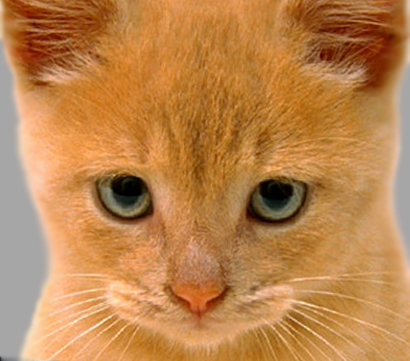
#> input picture part2/cat.bmp, 410 x 361 px
$ jupyter execute --allow-errors part2.ipynb
#> lines starting #> are read from the running program, lines starting #| are printed output that depends on the picture
[cell 1]
import numpy as np
import matplotlib.pyplot as plt
import cv2
from skimage.transform import radon as ski_radon

[cell 2]
img1 = cv2.imread('cat.bmp', cv2.IMREAD_GRAYSCALE)
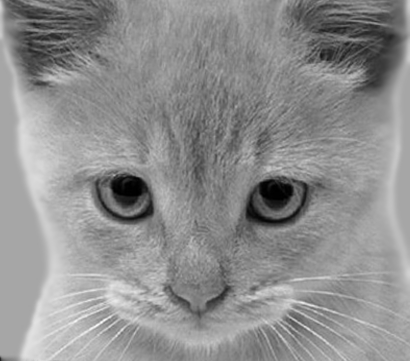
#> img1: shape (361, 410); min 0, max 252, mean 142.9
img1 = img1.astype(float) / 255.0
# plt.imshow(img1, cmap='gray')

img2 = cv2.imread('dog.bmp', cv2.IMREAD_GRAYSCALE)
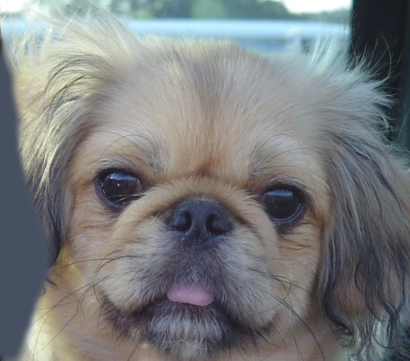
#> input picture part2/dog.bmp, 410 x 361 px
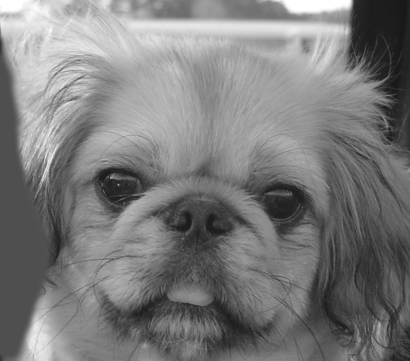
#> img2: shape (361, 410); min 23, max 255, mean 123.6
img2 = img2.astype(float) / 255.0
# plt.imshow(img2, cmap='gray')

squares = cv2.imread('Two_Squares.png', cv2.IMREAD_GRAYSCALE)
#> (the rest of this cell did not finish here and is left out)

[cell 3]
def rotate_image(image, theta = 0):
    h, w = image.shape[:2]

    # theta_rad = np.radians(theta)
    # new_w = int(w * abs(np.cos(theta_rad)) + h * abs(np.sin(theta_rad)))
    # new_h = int(w * abs(np.sin(theta_rad)) + h * abs(np.cos(theta_rad)))

    rotation_matrix = cv2.getRotationMatrix2D((w / 2, h / 2), theta, 1.0)
    rotated_image = cv2.warpAffine(image, rotation_matrix, (w, h))

    return rotated_image

[cell 4]
def radon(image, theta_change = None, r_change = 1):
#> called with theta_change = 1, r_change = 1
    theta = np.arange(0, 180, theta_change)

    diagonal = np.sqrt(2) * max(image.shape)
#> diagonal = 579.8
    pad = np.ceil(diagonal - np.array(image.shape)).astype(int)
#> pad = [219, 170]
    new_center = (np.array(image.shape) + pad) // 2
#> new_center = [290, 290]
    old_center = np.array(image.shape) // 2
#> old_center = [180, 205]
    pad_before = new_center - old_center
#> pad_before = [110, 85]
    pad_width = [(pb, p - pb) for pb, p in zip(pad_before, pad)]
#> pad_width = [(110, 109), (85, 85)]
    image = np.pad(image, pad_width, mode='constant', constant_values=0)
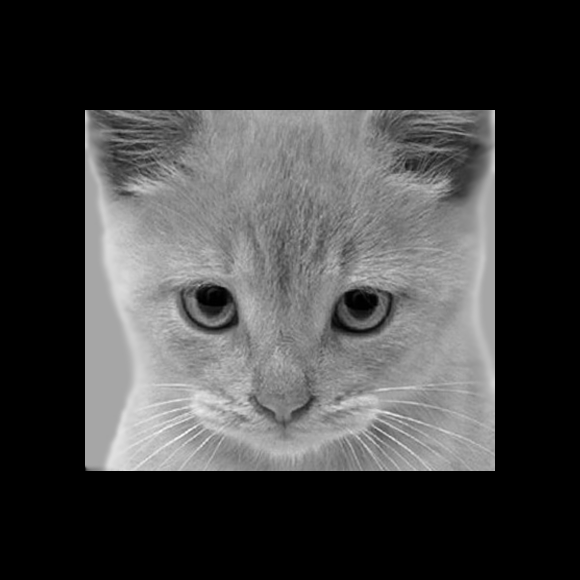
#> image: shape (580, 580) float64; min 0, max 0.988, mean 0.247

    radon_image = np.zeros((image.shape[0], len(theta)))

    for i, angle in enumerate(theta):
        rotated = rotate_image(image, -angle)
        radon_image[::r_change, i] = np.sum(rotated, axis=0)[::r_change]
#> this loop made 180 passes
#> rotation_matrix in rotate_image on passes 1 to 3: [[1, 0, 0], [0, 1, 0]], [[1, -0.0175, 5.11], [0.0175, 1, -5.02]], [[0.999, -0.0349, 10.3], [0.0349, 0.999, -9.94]]
#> pass 3, in rotate_image (call 3), `rotated_image = cv2.warpAffine(image, rotation_matrix, (w, h))`:
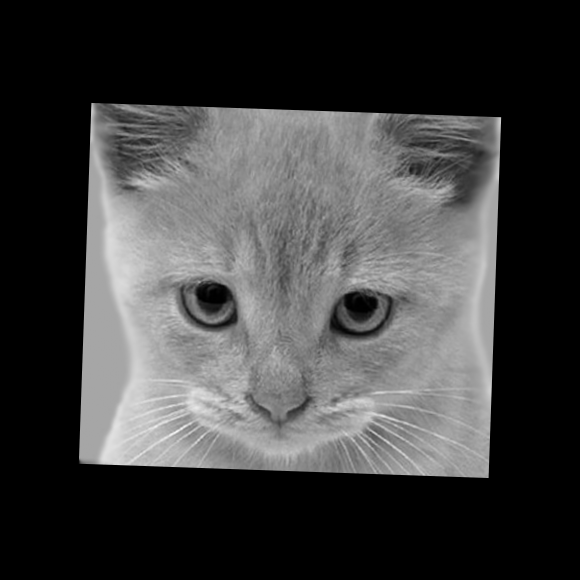
#> rotated_image: shape (580, 580) float64; min 0, max 0.962, mean 0.247
#> after the loop:
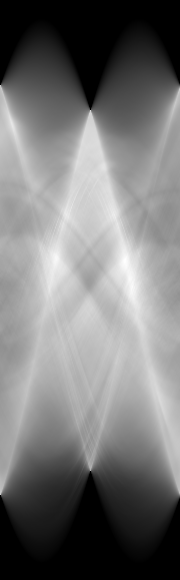
#> radon_image: shape (580, 180) float64; min 0, max 309, mean 143; drawn with min black and max white

    return radon_image

[cell 5]
def run(img, theta_change = 1):
    plt.figure(figsize=(10,10))
    plt.subplot(1,3,1)
    plt.imshow(img, cmap='gray')
    plt.axis('off')
    plt.title('Original Image')

    img1_radon = radon(img, theta_change)
    plt.subplot(1,3,2)
    plt.imshow(img1_radon, cmap='gray')
    plt.title('Custom Function')

    img1_radon = ski_radon(img, circle = False, theta=np.arange(0,180,theta_change))
    plt.subplot(1,3,3)
    plt.imshow(img1_radon, cmap='gray')
    plt.title('Inbuilt Function')

    plt.tight_layout()
    plt.show()

#> (a cell that did not finish here is left out)

[cell 7]
run(img1)

[cell 8]
run(img2)
#> call 2 of radon, with theta_change = 1, r_change = 1
#> in radon (call 2), `image = np.pad(image, pad_width, mode='constant', constant_values=0)`:
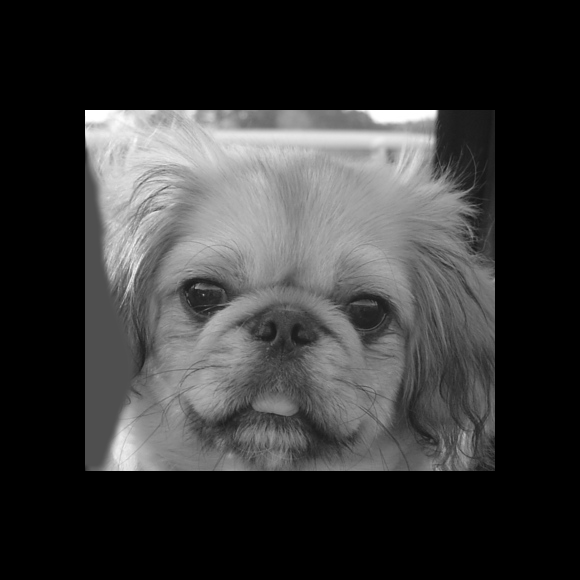
#> image: shape (580, 580) float64; min 0, max 1, mean 0.213
#> the loop in radon (call 2), `for i, angle in enumerate(theta):` made 180 passes
#> pass 2, in rotate_image (call 182), `rotated_image = cv2.warpAffine(image, rotation_matrix, (w, h))`:
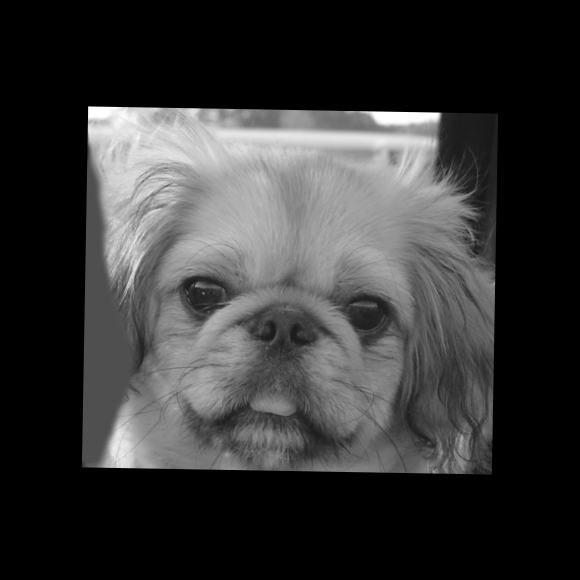
#> rotated_image: shape (580, 580) float64; min 0, max 1, mean 0.213
#> pass 3, in rotate_image (call 183), `rotated_image = cv2.warpAffine(image, rotation_matrix, (w, h))`:
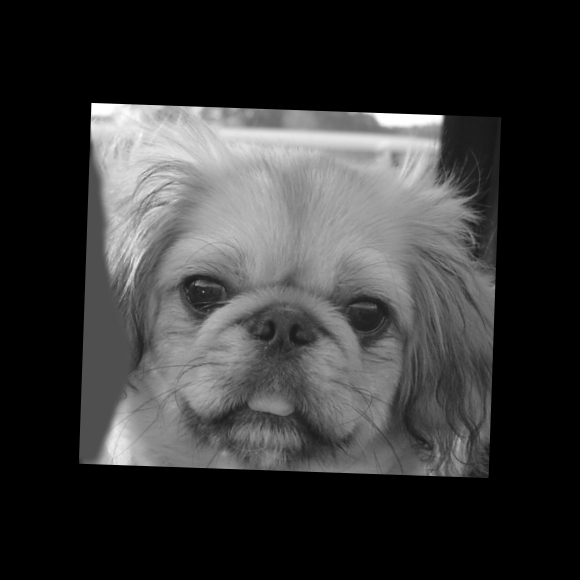
#> rotated_image: shape (580, 580) float64; min 0, max 1, mean 0.213
#> after the loop in radon (call 2), `for i, angle in enumerate(theta):`:
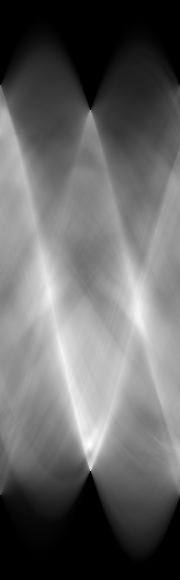
#> radon_image: shape (580, 180) float64; min 0, max 313, mean 123.6; drawn with min black and max white
